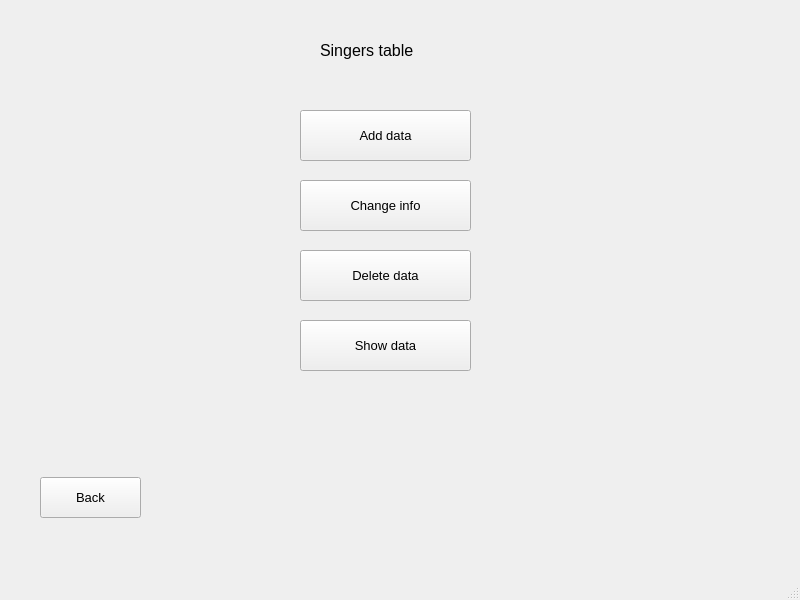
<?xml version="1.0" encoding="UTF-8"?>
<ui version="4.0">
 <class>MainWindow</class>
 <widget class="QMainWindow" name="MainWindow">
  <property name="geometry">
   <rect>
    <x>0</x>
    <y>0</y>
    <width>800</width>
    <height>600</height>
   </rect>
  </property>
  <property name="font">
   <font>
    <pointsize>10</pointsize>
   </font>
  </property>
  <property name="windowTitle">
   <string>MainWindow</string>
  </property>
  <widget class="QWidget" name="centralwidget">
   <widget class="QLabel" name="label">
    <property name="geometry">
     <rect>
      <x>320</x>
      <y>30</y>
      <width>121</width>
      <height>41</height>
     </rect>
    </property>
    <property name="font">
     <font>
      <pointsize>12</pointsize>
     </font>
    </property>
    <property name="text">
     <string>Singers table</string>
    </property>
   </widget>
   <widget class="QPushButton" name="addButton">
    <property name="geometry">
     <rect>
      <x>300</x>
      <y>110</y>
      <width>171</width>
      <height>51</height>
     </rect>
    </property>
    <property name="font">
     <font>
      <pointsize>10</pointsize>
     </font>
    </property>
    <property name="text">
     <string>Add data</string>
    </property>
   </widget>
   <widget class="QPushButton" name="changeButton">
    <property name="geometry">
     <rect>
      <x>300</x>
      <y>180</y>
      <width>171</width>
      <height>51</height>
     </rect>
    </property>
    <property name="font">
     <font>
      <pointsize>10</pointsize>
     </font>
    </property>
    <property name="text">
     <string>Change info</string>
    </property>
   </widget>
   <widget class="QPushButton" name="deleteButton">
    <property name="geometry">
     <rect>
      <x>300</x>
      <y>250</y>
      <width>171</width>
      <height>51</height>
     </rect>
    </property>
    <property name="font">
     <font>
      <pointsize>10</pointsize>
     </font>
    </property>
    <property name="text">
     <string>Delete data</string>
    </property>
   </widget>
   <widget class="QPushButton" name="showButton">
    <property name="geometry">
     <rect>
      <x>300</x>
      <y>320</y>
      <width>171</width>
      <height>51</height>
     </rect>
    </property>
    <property name="font">
     <font>
      <pointsize>10</pointsize>
     </font>
    </property>
    <property name="text">
     <string>Show data</string>
    </property>
   </widget>
   <widget class="QPushButton" name="backButton">
    <property name="geometry">
     <rect>
      <x>40</x>
      <y>477</y>
      <width>101</width>
      <height>41</height>
     </rect>
    </property>
    <property name="text">
     <string>Back</string>
    </property>
   </widget>
  </widget>
  <widget class="QMenuBar" name="menubar">
   <property name="geometry">
    <rect>
     <x>0</x>
     <y>0</y>
     <width>800</width>
     <height>26</height>
    </rect>
   </property>
  </widget>
  <widget class="QStatusBar" name="statusbar"/>
 </widget>
 <resources/>
 <connections/>
</ui>
